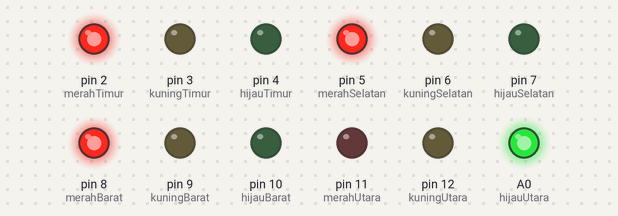
This sketch was run on a simulated Arduino Uno, built with avr-gcc and run on an emulated ATmega328P. Shown: output pins drawn as LEDs (lit = HIGH).

Above: at 0.1 s.
At 6.9 s:
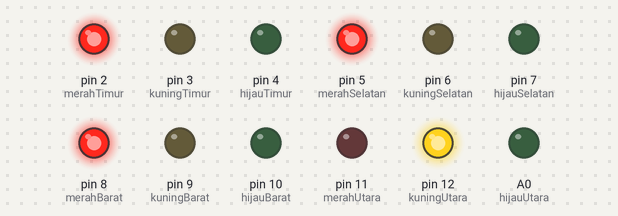
At 8.9 s:
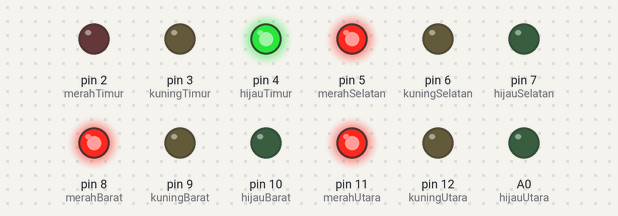
At 15.7 s:
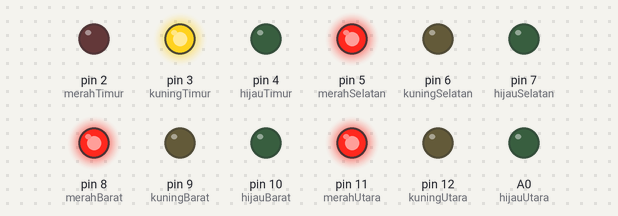
At 24.5 s:
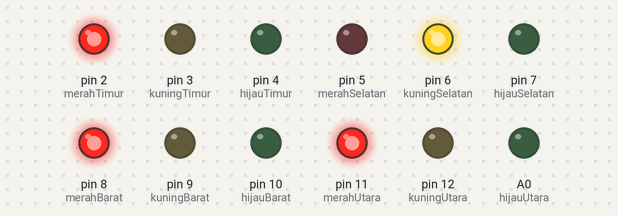
At 33.3 s:
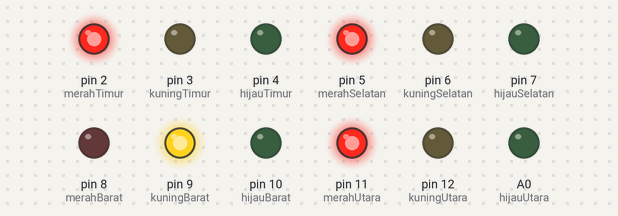
Timing chart, 0 to 36.7 s (numbered marks = the images above):
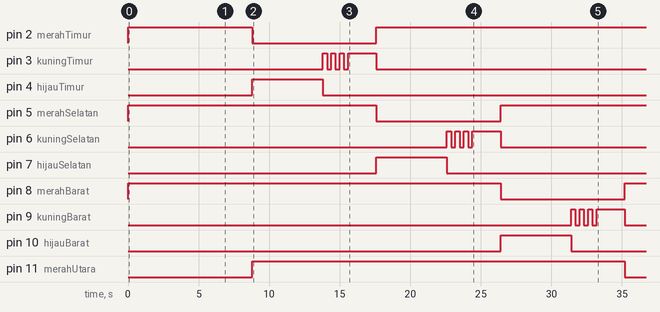

The sketch:

trafficlight.ino
```cpp
// Pin konfigurasi untuk Utara, Timur, Selatan, Barat
int merahUtara = 11, kuningUtara = 12, hijauUtara = A0;
int merahTimur = 2, kuningTimur = 3, hijauTimur = 4;
int merahSelatan = 5, kuningSelatan = 6, hijauSelatan = 7;
int merahBarat = 8, kuningBarat = 9, hijauBarat = 10;

void setup() {
  // Atur semua pin sebagai output
  pinMode(merahUtara, OUTPUT); pinMode(kuningUtara, OUTPUT); pinMode(hijauUtara, OUTPUT);
  pinMode(merahTimur, OUTPUT); pinMode(kuningTimur, OUTPUT); pinMode(hijauTimur, OUTPUT);
  pinMode(merahSelatan, OUTPUT); pinMode(kuningSelatan, OUTPUT); pinMode(hijauSelatan, OUTPUT);
  pinMode(merahBarat, OUTPUT); pinMode(kuningBarat, OUTPUT); pinMode(hijauBarat, OUTPUT);

  // Kondisi default Semua lampu merah
  semuaMerah();
}

void loop() {
  // Sesuai arah jarum jam Utara -> Timur -> Selatan -> Barat
  aktifkanSimpang(merahUtara, kuningUtara, hijauUtara);
  aktifkanSimpang(merahTimur, kuningTimur, hijauTimur);
  aktifkanSimpang(merahSelatan, kuningSelatan, hijauSelatan);
  aktifkanSimpang(merahBarat, kuningBarat, hijauBarat);
}

void semuaMerah() {
  // Nyalakan semua lampu merah, matikan kuning dan hijau
  digitalWrite(merahUtara, HIGH); digitalWrite(kuningUtara, LOW); digitalWrite(hijauUtara, LOW);
  digitalWrite(merahTimur, HIGH); digitalWrite(kuningTimur, LOW); digitalWrite(hijauTimur, LOW);
  digitalWrite(merahSelatan, HIGH); digitalWrite(kuningSelatan, LOW); digitalWrite(hijauSelatan, LOW);
  digitalWrite(merahBarat, HIGH); digitalWrite(kuningBarat, LOW); digitalWrite(hijauBarat, LOW);
}

void aktifkanSimpang(int pinMerah, int pinKuning, int pinHijau) {
  // Matikan lampu merah di simpang ini, nyalakan lampu hijau
  digitalWrite(pinMerah, LOW);
  digitalWrite(pinHijau, HIGH);
  delay(5000); // Hijau menyala 5 detik

  // Matikan hijau, mulai fase kuning
  digitalWrite(pinHijau, LOW);

  // Efek kuning kedip 3 kali
  for(int i = 0; i < 3; i++) {
    digitalWrite(pinKuning, HIGH);
    delay(300); // Nyala sementara
    digitalWrite(pinKuning, LOW);
    delay(300); // Mati sementara
  }

  // Kuning menyala selama 2 detik penuh
  digitalWrite(pinKuning, HIGH);
  delay(2000);
  digitalWrite(pinKuning, LOW);

  // Kembali ke merah
  digitalWrite(pinMerah, HIGH);
}
```

Measured:
- by itself, pin 2 (merahTimur): HIGH → LOW at 8.8 s, → HIGH 8.8 s later
- by itself, pin 4 (hijauTimur): LOW → HIGH at 8.8 s, → LOW 5.0 s later
- by itself, pin 5 (merahSelatan): HIGH → LOW at 17.6 s, → HIGH 8.8 s later
- by itself, pin 7 (hijauSelatan): LOW → HIGH at 17.6 s, → LOW 5.0 s later
- by itself, pin 8 (merahBarat): HIGH → LOW at 26.4 s, → HIGH 8.8 s later
- by itself, pin 10 (hijauBarat): LOW → HIGH at 26.4 s, → LOW 5.0 s later
- by itself, pin 11 (merahUtara): LOW → HIGH at 8.8 s, → LOW 26.4 s later
- by itself, A0 (hijauUtara): LOW → HIGH at 0.00 s, → LOW 5.0 s later, → HIGH 30.2 s later
